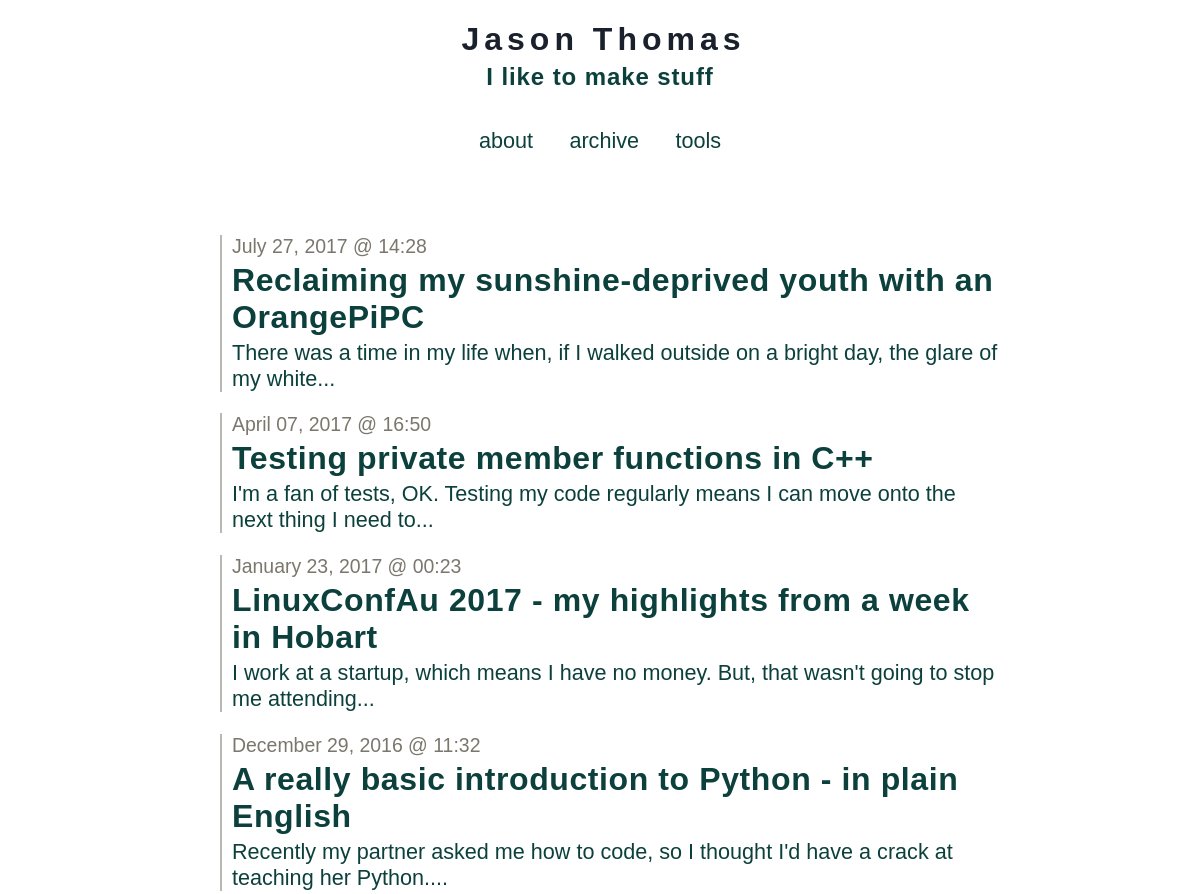
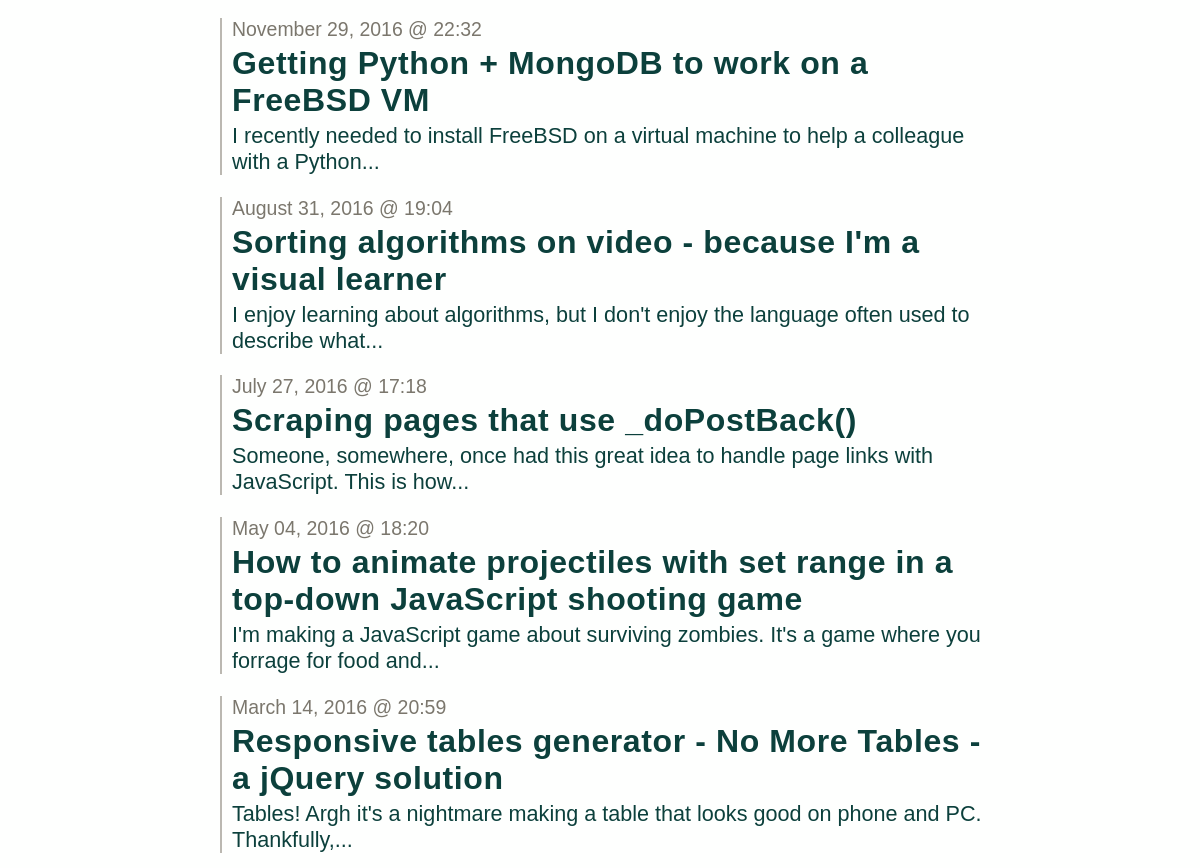
/archive (upper part), run on an earlier commit of the app's database (2 pictures, top to bottom).
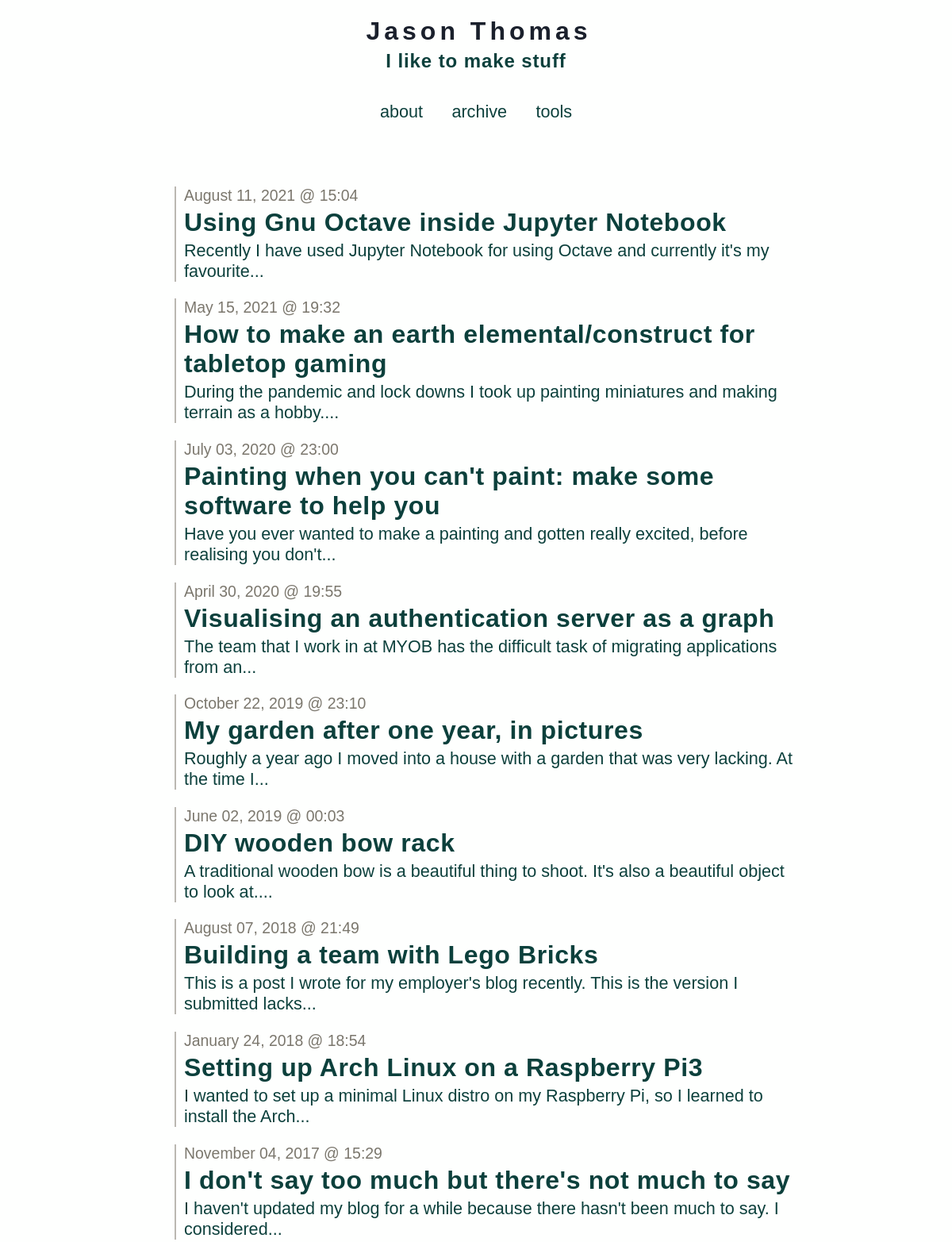
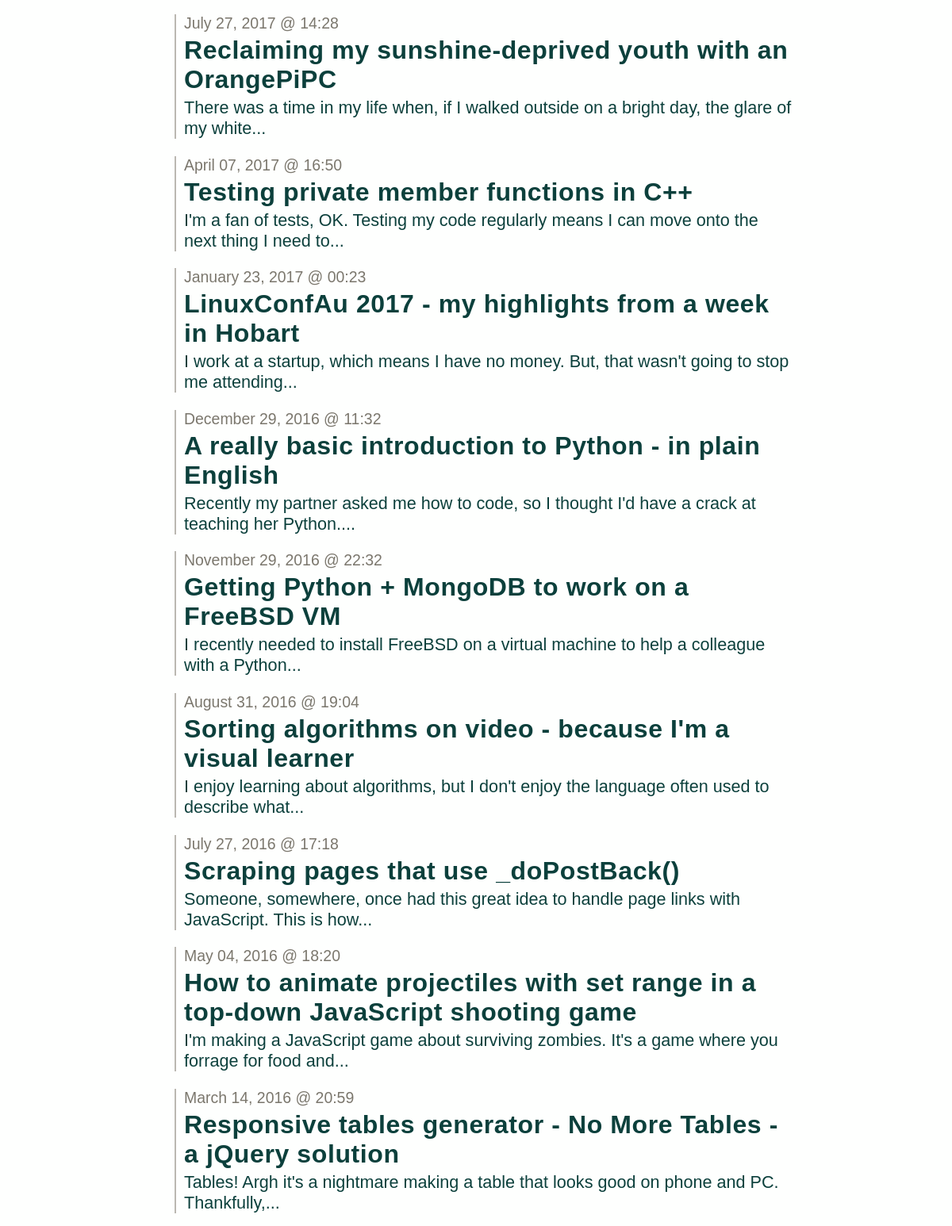
And on a later commit of the database (2 pictures, top to bottom).
### tables this page shows
CREATE TABLE entries (
  id integer primary key autoincrement,
  entryDate date not null,
  title text not null,
  text text not null
);

### app.py (the view)
@app.route('/archive')
def show_archive():
    session.pop('logged_in', None)
    entries = getSqlRecords()
    return render_template('show_archive.html', entries=entries)

### app.py (called while the page is built)
def connect_db():
    return sqlite3.connect(app.config['DATABASE'])

def getSqlRecords():
    cursor = g.db.execute('select title, entryDate, text from entries order by id asc')
    entries = [dict(title=row[0], date=row[1], text=row[2]) for row in cursor.fetchall()]
    return entries

@app.before_request
def before_request():
    g.db = connect_db()

@app.teardown_request
def teardown_request(exception):
    db = getattr(g, 'db', None)
    if db is not None:
        db.close()

@app.after_request
def after_request(response):
    response.headers.set('X-Content-Type-Options', 'nosniff')
    response.headers.set('X-Frame-Options', 'DENY')
    response.headers.set('X-XSS-Protection', '1; mode=block')
    response.headers.set('Strict-Transport-Security', 'max-age=63072000')
    return response

### templates/show_archive.html
{% extends "layout.html" %}
{% block body %}
  <ul class=entries>
  {% set entry_length=entries|length %}
  {% if entry_length > 0 %}
    {% for entry in entries|reverse() %}
      {% set this_entry_i=entry_length-loop.index %}
      <li class=archiveLink value=><a href="/post?postNum={{this_entry_i}}"><p class=dateText>{{ entry.date|safe }}</p><h2>{{ entry.title }}</h2> <p>{{entry.text|striptags|truncate(100) }}</p></a>
    {% endfor %}
  {% else %}
    <li><em>Why not say something?</em>
  {% endif %}
  </ul>
{% endblock %}

What changed in the data, as far as the page shows it:
added entries: date "August 11, 2021 @ 15:04", title "Using Gnu Octave inside Jupyter Notebook", text "Recently I have used Jupyter Notebook for using Octave and currently it's my favourite..."
added entries: date "May 15, 2021 @ 19:32", title "How to make an earth elemental/construct for tabletop gaming", text "During the pandemic and lock downs I took up painting miniatures and making terrain as a hobby...."
added entries: date "July 03, 2020 @ 23:00", title "Painting when you can't paint: make some software to help you", text "Have you ever wanted to make a painting and gotten really excited, before realising you don't..."
added entries: date "April 30, 2020 @ 19:55", title "Visualising an authentication server as a graph", text "The team that I work in at MYOB has the difficult task of migrating applications from an..."
added entries: date "October 22, 2019 @ 23:10", title "My garden after one year, in pictures", text "Roughly a year ago I moved into a house with a garden that was very lacking. At the time I..."
added entries: date "June 02, 2019 @ 00:03", title "DIY wooden bow rack", text "A traditional wooden bow is a beautiful thing to shoot. It's also a beautiful object to look at...."
added entries: date "August 07, 2018 @ 21:49", title "Building a team with Lego Bricks", text "This is a post I wrote for my employer's blog recently. This is the version I submitted lacks..."
added entries: date "January 24, 2018 @ 18:54", title "Setting up Arch Linux on a Raspberry Pi3", text "I wanted to set up a minimal Linux distro on my Raspberry Pi, so I learned to install the Arch..."
added entries: date "November 04, 2017 @ 15:29", title "I don't say too much but there's not much to say", text "I haven't updated my blog for a while because there hasn't been much to say. I considered..."
